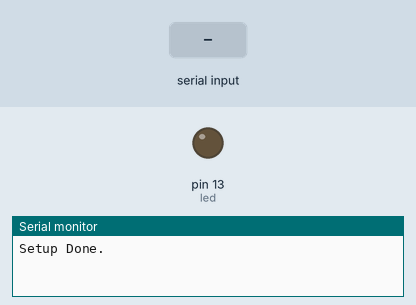
This sketch was run on a simulated Arduino Mega 2560, built with avr-gcc and run on an emulated ATmega2560. Shown: output pins drawn as LEDs (lit = HIGH), the last lines printed to the serial monitor. The inputs (shaded band) are chosen by the test bench.

Above: at 1.3 s.
1.4 s: "90:45\n" received over the second serial link
At 1.9 s:
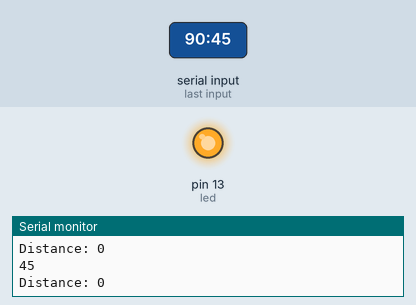
Timing chart, 0 to 4.4 s (numbered marks = the images above; inputs shaded):
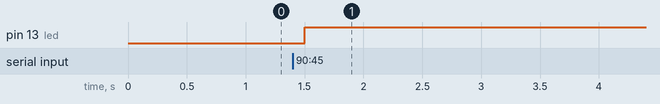

The sketch:

lrf_demo.ino
```cpp
/*
 Parallax Laser Range Finder with Arduion Mega 2560

 An example of using the Arduino board to receive data from the
 computer, and output it to the LRF Module, In turn what the LRF
 module sends gets displayed on the serial port.

 Open up the Serial Monitor, and type U to innitialze communications
 with the LRF, for a list of commands type H.

 Works with Arduino Mega 2560
 verifyed with Arduino 022

 5v to VCC
 GND to GND
 18  uart1 with SIN
 19  uart1 with SOUT

 This code is in copyleft Paul Sobczak.
 themountainfold.com
 */
#define TRUE 1
#define FALSE 0

boolean header1 = TRUE;

// Pin 13 has an LED connected on most Arduino boards.
// give it a name:
int led = 13;

void setup()
{
  // initialize the digital pin as an output.
  pinMode(led, OUTPUT);

  // initialize serial communication:
  Serial.begin(9600);   //Serial Monitor to LRF
  Serial1.begin(9600);  //LRF to Serial Monitor
  delay(100);
  Serial1.write('U');
  // the LRF will send back a : and a newline, we just read and ignore those here
  Serial1.read();
  Serial1.read();
  Serial.println("Setup Done.");
  Serial1.write('L');
}

void loop()
{
    // delay a tiny bit before the next read
  delay(200);
  char lrfData[32];
  int offset = 0;
  lrfData[0] = 0;
  while (Serial1.available() > 0) {
    // read what the LRF sends back
    lrfData[offset] = Serial1.read();
    if(lrfData[offset] == ':')
    {
      lrfData[offset] = 0; // null terminate the string of bytes and break out of the loop
      break;
    }
    offset++;
  }
  if(offset > 0)
  {
    // print out the data from the LRF (it sends back a string in the form "D = xxxx mm" where xxxx is the distance in milimeters
    Serial.println(lrfData);

    //integer to convert lrfData string to an integer value
    int distance = atoi(&lrfData[4]);
    Serial.print("Distance: ");
    Serial.println(distance);
    //sound the alert if the distance is less than one meter
    if (distance < 1000)
    {
      digitalWrite(led, HIGH);
    }
    else
    {
      digitalWrite(led, LOW);
    }
  }
}
```

Measured:
- after the input at 1.4 s, pin 13 (led): LOW → HIGH after 0.10 s
